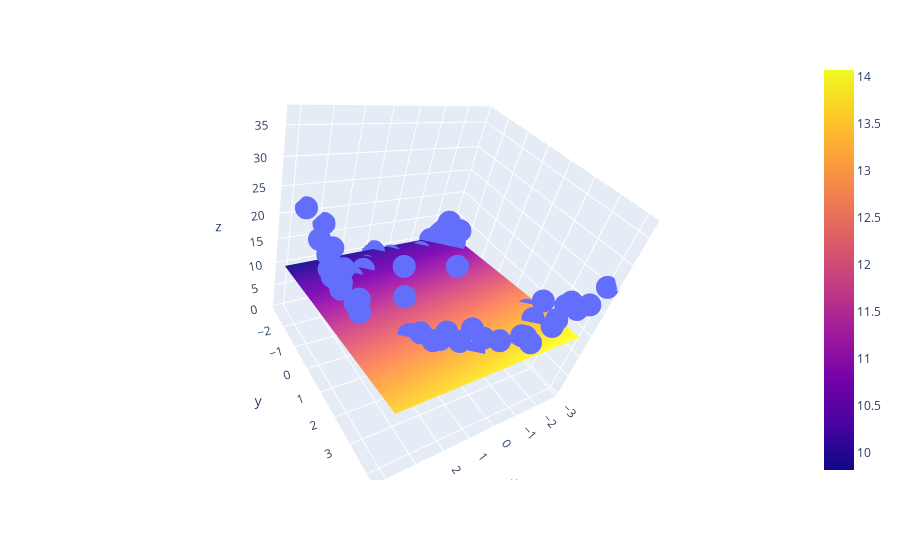

This figure's notebook cell:
### Code cell
import plotly.graph_objects as go

fig = px.scatter_3d(df, x=x.ravel(), y=y.ravel(), z=z.ravel())

fig.add_trace(go.Surface(x=x_input, y=y_input, z=z_final))

fig.show()
